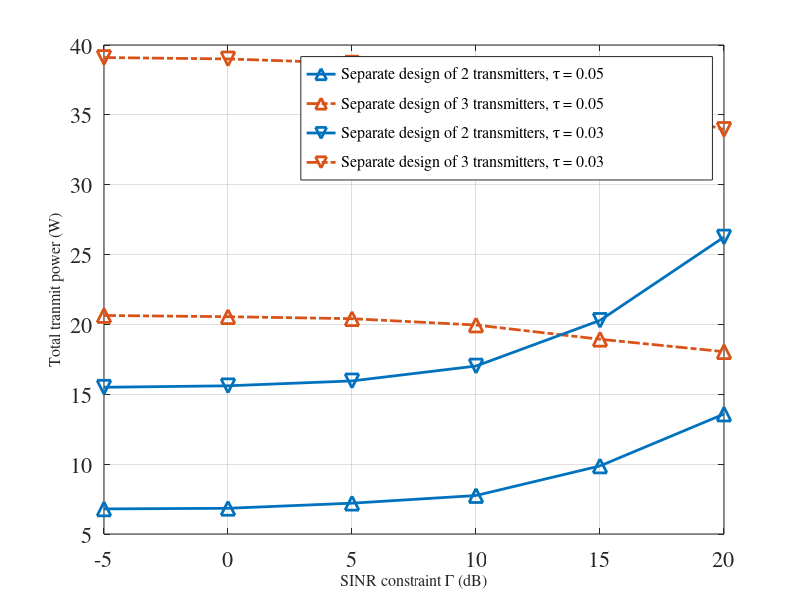

Reproduce this figure in MATLAB.
SINR = -5:5:20;
Sd_005_2Ts = [6.7966,6.8403,7.2058,7.7532,9.8722,13.5869];
Sd_005_3Ts = [20.6412,20.5535,20.4112,19.9588,18.9409,18.0493];
Sd_003_2Ts = [15.5023,15.6072,15.9563,17.0212,20.2879,26.2520];
Sd_003_3Ts = [39.1015,39.0038,38.7024,37.8419,36.1572,33.9572];

figure(6);
plot(SINR,Sd_005_2Ts,'-^','color','#0072BD','Linewidth',2,'Markersize',10);
hold on;
plot(SINR,Sd_005_3Ts,'-.^','color','#D95319','Linewidth',2,'Markersize',10);
hold on;
plot(SINR,Sd_003_2Ts,'-v','color','#0072BD','Linewidth',2,'Markersize',10);
hold on;
plot(SINR,Sd_003_3Ts,'-.v','color','#D95319','Linewidth',2,'Markersize',10);
grid on;

xlabel('\fontname{Times}\fontsize{16}SINR constraint \Gamma (dB)');
ylabel('\fontname{Times}\fontsize{16}Total tranmit power (W)');
legend('\fontname{Times}\fontsize{16}Separate design of 2 transmitters, \tau = 0.05',...
       '\fontname{Times}\fontsize{16}Separate design of 3 transmitters, \tau = 0.05',...
       '\fontname{Times}\fontsize{16}Separate design of 2 transmitters, \tau = 0.03',...
       '\fontname{Times}\fontsize{16}Separate design of 3 transmitters, \tau = 0.03');
set(gca,'FontName','Times');
set(gca,'Fontsize',16);